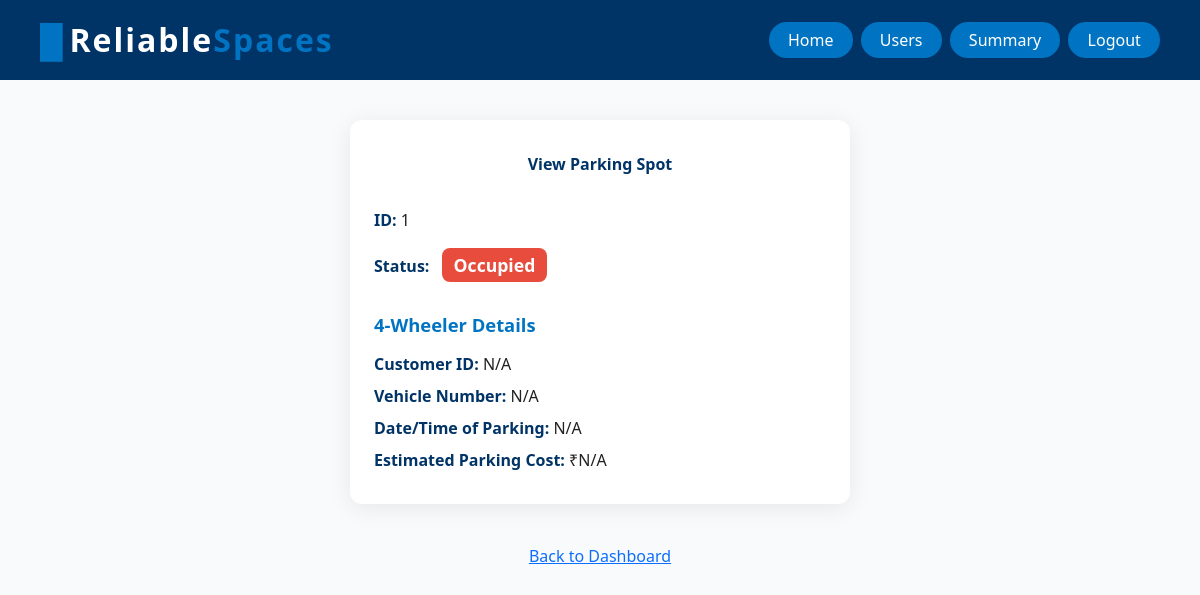
Page /spot/1 on the committed database.
### model.py (models this page shows)
class ParkingSpot(db.Model):
    __tablename__ = "parkingspot"
    id = db.Column(db.Integer, primary_key=True)
    lot_id = db.Column(db.Integer, db.ForeignKey('parkinglot.id'), nullable=False)
    status = db.Column(db.String(1), nullable=False, default='A')       # A = Available, O = Occupied
    customer_id = db.Column(db.Integer, nullable=True)
    vehicle_number = db.Column(db.String, nullable=True)
    date_time_of_parking = db.Column(db.DateTime, nullable=True)
    estimated_parking_cost = db.Column(db.Float, nullable=True)
    lot = db.relationship('Parking_Lot', back_populates='spots')
    reservations = db.relationship('ReserveParkingSpot', back_populates='spot', cascade="all, delete-orphan")

### app.py (the view)
@app.route('/spot/<int:spot_id>', methods=['GET', 'POST'])
def view_spot(spot_id):
    spot = ParkingSpot.query.get_or_404(spot_id)
    return render_template('view_spot.html', spot=spot)

### templates/view_spot.html (shortened to what this page needs)
<!DOCTYPE html>
<html lang="en">
<head>
    <link href="https://cdn.jsdelivr.net/npm/bootstrap@5.3.2/dist/css/bootstrap.min.css" rel="stylesheet">
</head>
<body>
    <div class="topbar">
        <div class="navbar-brand">
            <span>&#9608;</span>Reliable<span style="color:#0074c2;">Spaces</span>
        </div>
        <div class="admin-nav">
            <a href="{{ url_for('home') }}" class="btn{% if request.endpoint == 'home' %} active{% endif %}">Home</a>
            <a href="{{ url_for('users') }}" class="btn{% if request.endpoint == 'users' %} active{% endif %}">Users</a>
            <a href="{{ url_for('summary') }}" class="btn{% if request.endpoint == 'summary' %} active{% endif %}">Summary</a>
            <a href="{{ url_for('logout') }}" class="btn">Logout</a>
        </div>
    </div>
    <div class="spot-container">
        <div class="spot-title">View Parking Spot</div>
        <div class="mb-3">
            <span class="details-label">ID:</span>
            <span class="details-value">{{ spot.id }}</span>
        </div>
        <div class="mb-3">
            <span class="details-label">Status:</span>
            <span class="status"
                  style="background-color: {% if spot.status == 'A' %}#27ae60
                                           {% elif spot.status == 'O' %}#e74c3c
                                           {% else %}#888{% endif %};
                        cursor: {% if spot.status == 'O' %}pointer{% else %}default{% endif %};"
                {% if spot.status == 'O' %}
              onclick="window.location.href='{{ url_for('view_spot', spot_id=spot.id) }}'"
          {% endif %}>
        {% if spot.status == 'A' %}
            Available
        {% elif spot.status == 'O' %}
            Occupied
        {% else %}
            Unknown
        {% endif %}
            </span>
        </div>
        {% if spot.status == 'O' %}
            <h3>4-Wheeler Details</h3>
            <div class="mb-2">
                <span class="details-label">Customer ID:</span>
                <span class="details-value">{{ spot.customer_id or 'N/A' }}</span>
            </div>
            <div class="mb-2">
                <span class="details-label">Vehicle Number:</span>
                <span class="details-value">{{ spot.vehicle_number or 'N/A' }}</span>
            </div>
            <div class="mb-2">
                <span class="details-label">Date/Time of Parking:</span>
                <span class="details-value">{{ spot.date_time_of_parking.strftime('%Y-%m-%d %H:%M:%S') if spot.date_time_of_parking else 'N/A' }}</span>
            </div>
            <div class="mb-2">
                <span class="details-label">Estimated Parking Cost:</span>
                <span class="details-value">₹{{ spot.estimated_parking_cost or 'N/A' }}</span>
            </div>
        {% endif %}
    </div>
    <div style="text-align:center;">
        <a href="{{ url_for('admin_dashboard') }}" class="btn-back">Back to Dashboard</a>
    </div>
</body>
</html>

### rows in the picture
ParkingSpot: id "1", vehicle_number "N/A", date_time_of_parking "N/A", estimated_parking_cost "N/A"

### other values in the picture
{{ spot.customer_id or 'N/A' }} "N/A"
